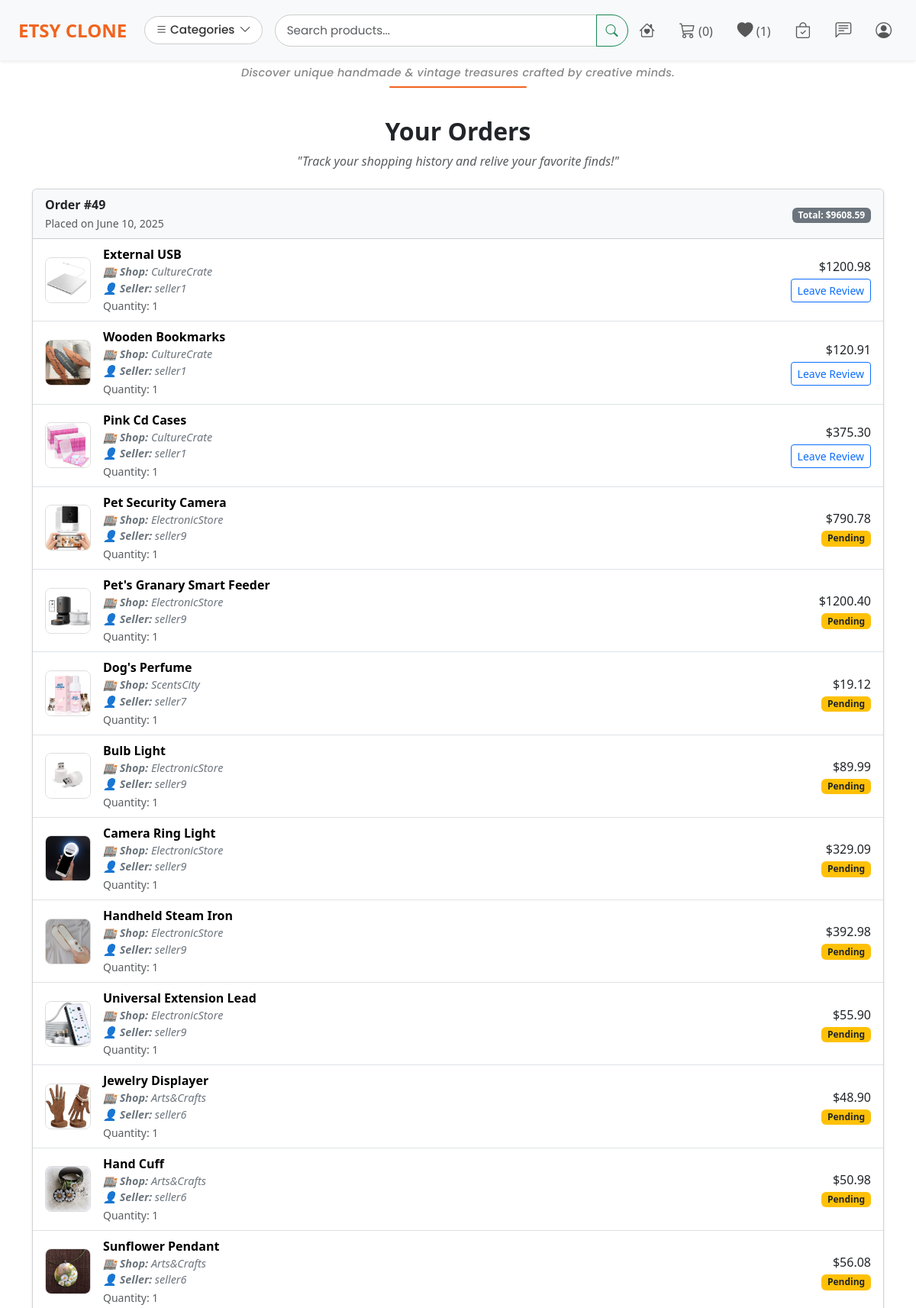
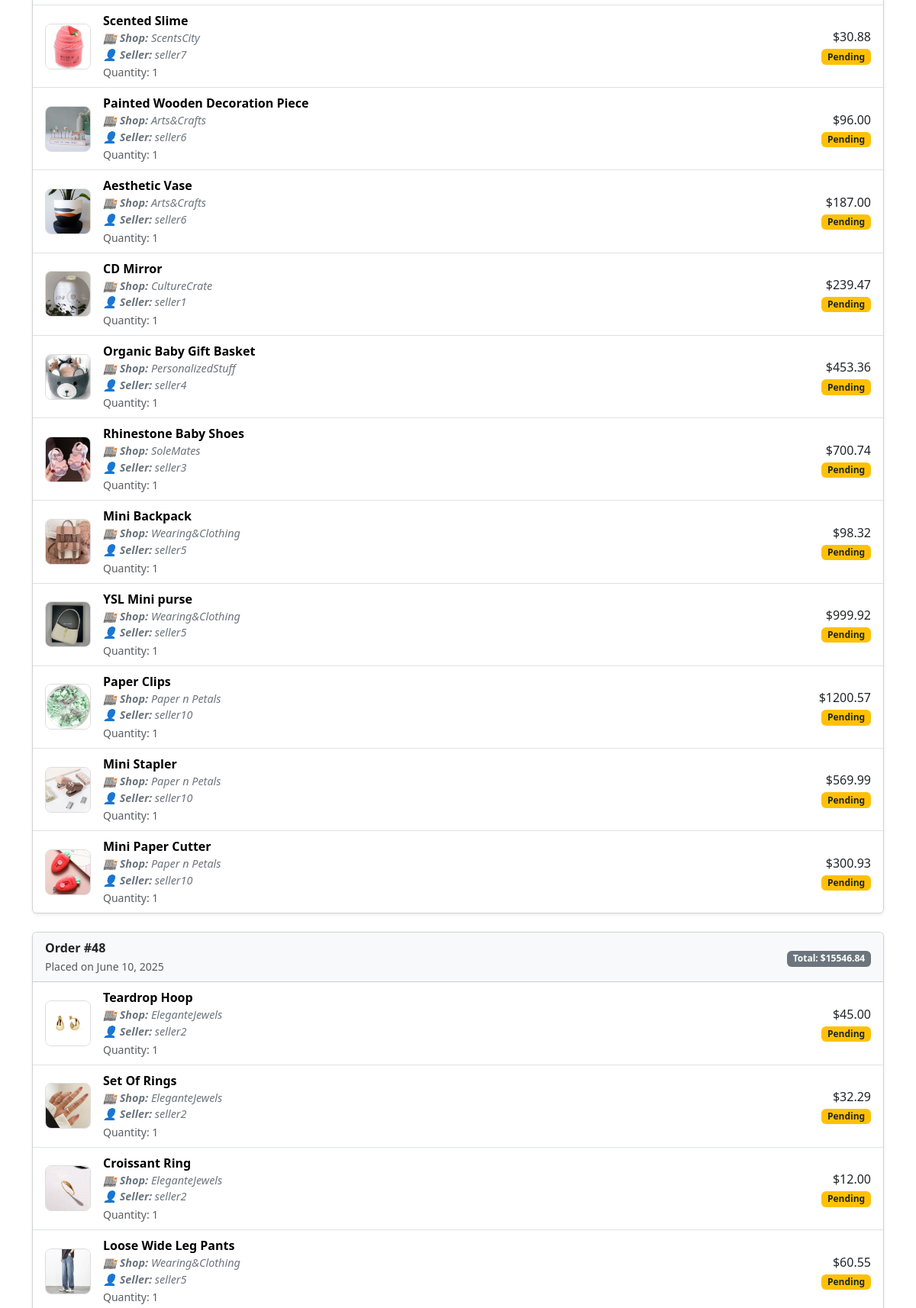
The app's page /orders/ (signed in, upper part) with its own data (2 pictures, top to bottom).
### main/models.py (models this page shows, shortened)
class Order(models.Model):
    buyer = models.ForeignKey(settings.AUTH_USER_MODEL, on_delete=models.CASCADE)
    created_at = models.DateTimeField(auto_now_add=True)
    is_paid = models.BooleanField(default=False)
    total_price = models.DecimalField(max_digits=10, decimal_places=2)

class OrderItem(models.Model):
    order = models.ForeignKey(Order, on_delete=models.CASCADE, related_name='items')
    product = models.ForeignKey(Product, on_delete=models.CASCADE)
    quantity = models.PositiveIntegerField()
    price = models.DecimalField(max_digits=10, decimal_places=2)
    STATUS_CHOICES = [
        ('pending', 'Pending'),
        ('processing', 'Processing'),
        ('shipped', 'Shipped'),
        ('delivered', 'Delivered'),
    ]
    status = models.CharField(max_length=20, choices=STATUS_CHOICES, default='pending')
    product = models.ForeignKey(Product, related_name='order_items', on_delete=models.CASCADE)
    ...

class Product(models.Model):
    shop = models.ForeignKey(Shop, on_delete=models.CASCADE)
    name = models.CharField(max_length=255)
    description = models.TextField()
    price = models.DecimalField(max_digits=10, decimal_places=2)
    stock = models.PositiveIntegerField()
    image = models.ImageField(upload_to='product_images/', blank=True, null=True)
    created_at = models.DateTimeField(auto_now_add=True)
    category = models.ForeignKey(Category, on_delete=models.SET_NULL, null=True, blank=True)
    on_sale = models.BooleanField(default=False)

class Shop(models.Model):
    owner = models.OneToOneField(settings.AUTH_USER_MODEL, on_delete=models.CASCADE)
    name = models.CharField(max_length=255, unique=True)
    description = models.TextField(blank=True)
    banner = models.ImageField(upload_to='shop_banners/', blank=True, null=True)
    created_at = models.DateTimeField(auto_now_add=True)

class User(AbstractUser):
    is_seller = models.BooleanField(default=False)
    is_buyer = models.BooleanField(default=True)

### main/views.py (the view)
# urls.py: path('orders/', view_orders, name='view_orders'),
@login_required
def view_orders(request):
    orders = Order.objects.filter(buyer=request.user).order_by('-created_at')
    return render(request, 'order_history.html', {'orders': orders})

### main/forms.py
class LoginForm(AuthenticationForm):
    username = forms.CharField(widget=forms.TextInput(attrs={'class': 'form-control'}))
    password = forms.CharField(widget=forms.PasswordInput(attrs={'class': 'form-control'}))

class RegisterForm(UserCreationForm):
    class Meta:
        model = User
        fields = ['username', 'email', 'password1', 'password2', 'is_seller', 'is_buyer']
        widgets = {
            'username': forms.TextInput(attrs={'class': 'form-control'}),
            'email': forms.EmailInput(attrs={'class': 'form-control'}),
            'password1': forms.PasswordInput(attrs={'class': 'form-control'}),
            'password2': forms.PasswordInput(attrs={'class': 'form-control'}),
            'is_seller': forms.CheckboxInput(attrs={'class': 'form-check-input'}),
            'is_buyer': forms.CheckboxInput(attrs={'class': 'form-check-input'}),
        }

### main/context_processors.py (called while the page is built)
def cart_and_wishlist_counts(request):
    if request.user.is_authenticated and request.user.is_buyer:
        cart_count = CartItem.objects.filter(user=request.user).count()
        wishlist_count = WishlistItem.objects.filter(user=request.user).count()
    else:
        cart_count = 0
        wishlist_count = 0
    return {
        'cart_count': cart_count,
        'wishlist_count': wishlist_count,
    }

def categories_context(request):
    return {
        'categories': Category.objects.all()
    }

def auth_forms(request):
    return {
        'login_form': LoginForm(),
        'register_form': RegisterForm()
    }

### main/templates/order_history.html (shortened to what this page needs)
{% extends 'base.html' %}
{% block content %}
<div class="container py-5">
  <h2 class="text-center fw-bold mb-2" style="font-family: 'Segoe UI', sans-serif;">Your Orders</h2>
  <p class="text-center fst-italic text-muted mb-4">"Track your shopping history and relive your favorite finds!"</p>
  {% if orders %}
    {% for order in orders %}
      <div class="card mb-4 shadow-sm order-card">
        <div class="card-header bg-light d-flex justify-content-between align-items-center">
          <div>
            <strong>Order #{{ order.id }}</strong><br>
            <small class="text-muted">Placed on {{ order.created_at|date:"F d, Y" }}</small>
          </div>
          <div>
            <span class="badge bg-secondary">Total: ${{ order.total_price }}</span>
          </div>
        </div>
        <ul class="list-group list-group-flush">
          {% for item in order.items.all %}
            <li class="list-group-item d-flex justify-content-between align-items-center">
              <div class="d-flex align-items-center">
                {% if item.product.image %}
                  <a href="{% url 'product_detail' item.product.id %}">
                    <img src="{{ item.product.image.url }}" alt="{{ item.product.name }}" class="me-3 product-img">
                  </a>
                {% endif %}
                <div>
                  <a href="{% url 'product_detail' item.product.id %}" class="product-link">
                    <strong>{{ item.product.name }}</strong>
                  </a><br>
                  <div class="shop-info">
                    🏬 <strong>Shop:</strong>
                    <a href="{% url 'shop_detail' item.product.shop.id %}">
                      {{ item.product.shop.name }}
                    </a><br>
                    👤 <strong>Seller:</strong> {{ item.product.shop.owner.username }}
                  </div>
                  <small class="text-muted">Quantity: {{ item.quantity }}</small>
                </div>
              </div>
              <div class="text-end">
                <div>${{ item.price|floatformat:2 }}</div>
                {% if item.status == 'delivered' and not item.review %}
                  <a href="{% url 'leave_review' item.id %}" class="btn btn-sm btn-outline-primary mt-1">Leave Review</a>
                {% elif item.review %}
                  <span class="badge bg-success mt-1">Reviewed</span>
                {% else %}
                  <span class="badge bg-warning text-dark mt-1">{{ item.status|title }}</span>
                {% endif %}
              </div>
            </li>
          {% endfor %}
        </ul>
      </div>
    {% endfor %}
  {% else %}
    <div class="alert alert-info text-center">
      <h5>No Orders Yet</h5>
      <p>Looks like you haven't placed any orders yet. Start exploring our <a href="{% url 'product_list' %}">products</a>!</p>
    </div>
  {% endif %}
</div>
{% endblock %}

### main/static/css/styles.css (style rules this page uses)
body { font-family: 'Segoe UI', Tahoma, Geneva, Verdana, sans-serif; background-color: #fff; margin: 0; padding: 0; }

### main/templates/order_history.html (style rules this page uses)
.order-card { font-family: 'Segoe UI', sans-serif; }
.product-link { text-decoration: none; color: #000; }
.shop-info { font-size: 0.9rem; font-style: italic; color: #6c757d; }
.shop-info a { color: #6c757d; text-decoration: none; }
.product-img { width: 60px; height: 60px; object-fit: cover; border-radius: 8px; border: 1px solid #ddd; }

### records on screen
Order: id "49", created_at "June 10, 2025", total_price "9608.59"
OrderItem: product.image (picture), product.name "External USB", product.shop.name "CultureCrate", product.shop.owner.username "seller1", quantity "1", price "1200.98", status "Leave Review"
OrderItem: product.image (picture), product.name "Wooden Bookmarks", product.shop.name "CultureCrate", product.shop.owner.username "seller1", quantity "1", price "120.91", status "Leave Review"
OrderItem: product.image (picture), product.name "Pink Cd Cases", product.shop.name "CultureCrate", product.shop.owner.username "seller1", quantity "1", price "375.30", status "Leave Review"
OrderItem: product.image (picture), product.name "Pet Security Camera", product.shop.name "ElectronicStore", product.shop.owner.username "seller9", quantity "1", price "790.78", status "Pending"
OrderItem: product.image (picture), product.name "Pet's Granary Smart Feeder", product.shop.name "ElectronicStore", product.shop.owner.username "seller9", quantity "1", price "1200.40", status "Pending"
OrderItem: product.image (picture), product.name "Dog's Perfume", product.shop.name "ScentsCity", product.shop.owner.username "seller7", quantity "1", price "19.12", status "Pending"
OrderItem: product.image (picture), product.name "Bulb Light", product.shop.name "ElectronicStore", product.shop.owner.username "seller9", quantity "1", price "89.99", status "Pending"
OrderItem: product.image (picture), product.name "Camera Ring Light", product.shop.name "ElectronicStore", product.shop.owner.username "seller9", quantity "1", price "329.09", status "Pending"
OrderItem: product.image (picture), product.name "Handheld Steam Iron", product.shop.name "ElectronicStore", product.shop.owner.username "seller9", quantity "1", price "392.98", status "Pending"
OrderItem: product.image (picture), product.name "Universal Extension Lead", product.shop.name "ElectronicStore", product.shop.owner.username "seller9", quantity "1", price "55.90", status "Pending"
OrderItem: product.image (picture), product.name "Jewelry Displayer", product.shop.name "Arts&Crafts", product.shop.owner.username "seller6", quantity "1", price "48.90", status "Pending"
OrderItem: product.image (picture), product.name "Hand Cuff", product.shop.name "Arts&Crafts", product.shop.owner.username "seller6", quantity "1", price "50.98", status "Pending"
OrderItem: product.image (picture), product.name "Sunflower Pendant", product.shop.name "Arts&Crafts", product.shop.owner.username "seller6", quantity "1", price "56.08", status "Pending"
OrderItem: product.image (picture), product.name "Scented Slime", product.shop.name "ScentsCity", product.shop.owner.username "seller7", quantity "1", price "30.88", status "Pending"
OrderItem: product.image (picture), product.name "Painted Wooden Decoration Piece", product.shop.name "Arts&Crafts", product.shop.owner.username "seller6", quantity "1", price "96.00", status "Pending"
OrderItem: product.image (picture), product.name "Aesthetic Vase", product.shop.name "Arts&Crafts", product.shop.owner.username "seller6", quantity "1", price "187.00", status "Pending"
OrderItem: product.image (picture), product.name "CD Mirror", product.shop.name "CultureCrate", product.shop.owner.username "seller1", quantity "1", price "239.47", status "Pending"
OrderItem: product.image (picture), product.name "Organic Baby Gift Basket", product.shop.name "PersonalizedStuff", product.shop.owner.username "seller4", quantity "1", price "453.36", status "Pending"
OrderItem: product.image (picture), product.name "Rhinestone Baby Shoes", product.shop.name "SoleMates", product.shop.owner.username "seller3", quantity "1", price "700.74", status "Pending"
OrderItem: product.image (picture), product.name "Mini Backpack", product.shop.name "Wearing&Clothing", product.shop.owner.username "seller5", quantity "1", price "98.32", status "Pending"
OrderItem: product.image (picture), product.name "YSL Mini purse", product.shop.name "Wearing&Clothing", product.shop.owner.username "seller5", quantity "1", price "999.92", status "Pending"
OrderItem: product.image (picture), product.name "Paper Clips", product.shop.name "Paper n Petals", product.shop.owner.username "seller10", quantity "1", price "1200.57", status "Pending"
OrderItem: product.image (picture), product.name "Mini Stapler", product.shop.name "Paper n Petals", product.shop.owner.username "seller10", quantity "1", price "569.99", status "Pending"
OrderItem: product.image (picture), product.name "Mini Paper Cutter", product.shop.name "Paper n Petals", product.shop.owner.username "seller10", quantity "1", price "300.93", status "Pending"
Order: id "48", created_at "June 10, 2025", total_price "15546.84"
OrderItem: product.image (picture), product.name "Teardrop Hoop", product.shop.name "EleganteJewels", product.shop.owner.username "seller2", quantity "1", price "45.00", status "Pending"
OrderItem: product.image (picture), product.name "Set Of Rings", product.shop.name "EleganteJewels", product.shop.owner.username "seller2", quantity "1", price "32.29", status "Pending"
OrderItem: product.image (picture), product.name "Croissant Ring", product.shop.name "EleganteJewels", product.shop.owner.username "seller2", quantity "1", price "12.00", status "Pending"
OrderItem: product.image (picture), product.name "Loose Wide Leg Pants", product.shop.name "Wearing&Clothing", product.shop.owner.username "seller5", quantity "1", price "60.55", status "Pending"

### other values on screen
{{ cart_count }} "0"
{{ wishlist_count }} "1"
